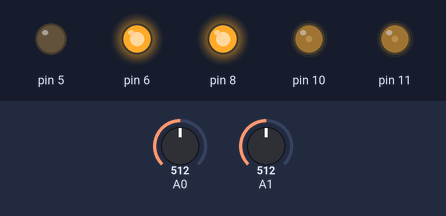
This sketch was run on a simulated Arduino Uno, built with avr-gcc and run on an emulated ATmega328P. On the bench: output pins drawn as LEDs (lit = HIGH). Inputs (shaded band) come from the test bench; at power-on: A0 = 512, A1 = 512.

Above: at 1.2 s.
1.3 s: A0 set to 210
2.8 s: A0 set to 184
At 3.7 s:
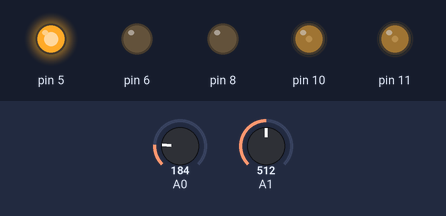
4.3 s: A0 set to 306
At 5.0 s:
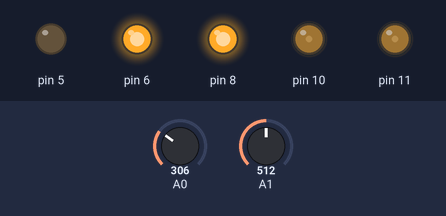
5.9 s: A0 set to 190
At 6.3 s:
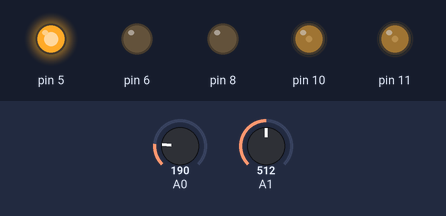
7.5 s: A1 set to 214
9.0 s: A1 set to 187
At 9.9 s:
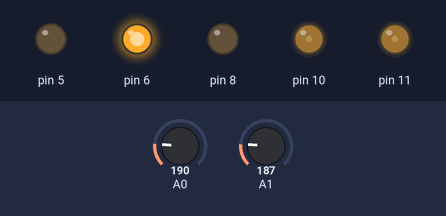
Timing chart, 0 to 11.5 s (numbered marks = the images above; inputs shaded):
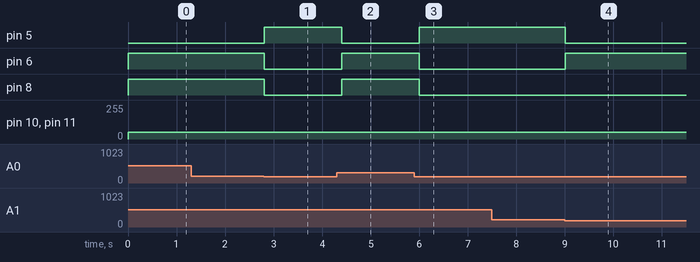

The sketch:

cart-control.ino
```cpp
/*!
 * \brief  Controls the motor through a L293 and the serial monitor.
 */

#include "ir_arduino_driver.h"
#include "motor_arduino_driver.h"

#include<Arduino.h>

/**
 * Driver Inputs
 *   Arduino #6 = Pin #2 on L293, (Driver input)
 *   Arduino #5 = Pin #7 on L293, (Driver input)
 *   Arduino #8 = Pin #10 on L293, (Driver input)
 *   Arduino #7 = Pin #15 on L293, (Driver input)
 * PWM
 *  Arduino #10 = Pin #1 on L293, (1,2EN)
 *  Arduino #11 = Pin #9 on L293, (3,4EN)
 */
Motor_Arduino_Driver motor = Motor_Arduino_Driver(6, 5, 8, 7, 10, 11);
IR_Arduino_Driver ir = IR_Arduino_Driver(A0, A1);
float current_direction = 0.0;
float current_speed     = 0.0;

void setup() {
}

void loop() {
  loop_turn_only_on_detection();
}

void loop_turn_only_on_detection() {
  //int left = ir.readLeft();
  //int right = ir.readRight();

  if (ir.readLeft() > 200) {
    motor.pivotLeft(0.2);
    delay(200); // short time
    return;
  }
  if (ir.readRight() > 200) {
    motor.pivotRight(0.2);
    delay(200); // short time
    return;
  }

  motor.setVelocity(0.0, 0.2); // straight
}
```

ir_arduino_driver.cpp
```cpp
#include "ir_arduino_driver.h"

#include<Arduino.h>

int IR_Arduino_Driver::readLeft() {
  return analogRead(ir_sensor_left);
}
int IR_Arduino_Driver::readRight() {
  return analogRead(ir_sensor_right);
}
IR_Arduino_Driver::IR_Arduino_Driver(int ir_left, int ir_right) {
  ir_sensor_left = ir_left;
  ir_sensor_right = ir_right;

  pinMode(ir_sensor_left, INPUT_PULLUP);
  pinMode(ir_sensor_right, INPUT_PULLUP);
}
bool IR_Arduino_Driver::isLeftBlack() {
  int value = readLeft();
  return value > 60;
}
bool IR_Arduino_Driver::isRightBlack() {
  int value = readRight();
  return value > 60;
}
```

ir_arduino_driver.h
```cpp
#ifndef IR_ARDUINO_DRIVER
#define IR_ARDUINO_DRIVER

/**
 * Infrared sensor driver for the arduino.
 *
 * Allows the user to see if the arduino is over white or black.
 */
class IR_Arduino_Driver {
  private:
    int ir_sensor_left;
    int ir_sensor_right;

  public:
    IR_Arduino_Driver(int ir_left, int ir_right);
    bool isLeftBlack();
    bool isRightBlack();
    int readLeft();
    int readRight();
};

#endif
```

motor_arduino_driver.cpp
```cpp
#include "motor_arduino_driver.h"

#include<Arduino.h>

void Motor_Arduino_Driver::setLeftSpeed(float speed) {
  speed *= 255;
  if (speed < 0) {
    speed = -speed;
    digitalWrite(motor_left_a, LOW);
    digitalWrite(motor_left_b, HIGH);
  } else {
    digitalWrite(motor_left_a, HIGH);
    digitalWrite(motor_left_b, LOW);
  }
  analogWrite(motor_speed_left, speed);
}
void Motor_Arduino_Driver::setRightSpeed(float speed) {
  speed *= 255;
  if (speed < 0) {
    speed = -speed;
    digitalWrite(motor_right_a, LOW);
    digitalWrite(motor_right_b, HIGH);
  } else {
    digitalWrite(motor_right_a, HIGH);
    digitalWrite(motor_right_b, LOW);
  }
  analogWrite(motor_speed_right, speed);
}
Motor_Arduino_Driver::Motor_Arduino_Driver(int left_a, int left_b, int right_b, int right_a, int speed_left, int speed_right) {
  motor_left_a = left_a;
  motor_left_b = left_b;
  motor_right_b = right_b;
  motor_right_a = right_a;
  motor_speed_left = speed_left;
  motor_speed_right = speed_right;

  int outputs[] = {motor_left_a, motor_left_a,
                   motor_left_b, motor_right_b,
                   speed_left, speed_right};

  // Set each of the output pins to OUTPUT
  int length = sizeof(outputs) / sizeof(outputs[0]);
  for (int i = 0; i < length; i++) {
    pinMode(outputs[i], OUTPUT);
  }
}
void Motor_Arduino_Driver::setVelocity(float direction, float speed) {
  int left, right;
  if (direction > 0) {
    left = (1 - (direction));
    right = 1;
  } else {
    left = 1;
    right = (1 - (-direction));
  }

  setLeftSpeed(speed * left);
  setRightSpeed(speed * right);
}
void Motor_Arduino_Driver::pivotLeft(float speed) {
  setLeftSpeed(speed);
  setRightSpeed(-speed);
}

void Motor_Arduino_Driver::pivotRight(float speed) {
  setLeftSpeed(-speed);
  setRightSpeed(speed);
}
```

motor_arduino_driver.h
```cpp
#ifndef MOTOR_ARDUINO_DRIVER
#define MOTOR_ARDUINO_DRIVER

class Motor_Arduino_Driver {
  private:

    int motor_left_a;
    int motor_left_b;

    int motor_right_b;
    int motor_right_a;

    // PWM
    int motor_speed_left;
    int motor_speed_right;

  public:
    /**
     * Sets the speed of the left motor from -1.0 to +1.0
     * -1.0 will put the motor into reverse
     * +1.0 will put the motor moving forward
     */
    void setLeftSpeed(float speed);

    /**
     * Sets the speed of the right motor from -1.0 to +1.0
     * -1.0 will put the motor into reverse
     * +1.0 will put the motor moving forward
     */
    void setRightSpeed(float speed);

    Motor_Arduino_Driver(int left_a, int left_b, int right_b, int right_a, int speed_left, int speed_right);
    /*
     * Direction is from -1.0 to +1.0
     * A direction of -1.0 indicates maximum speed on only left motor
     * A direction of +1.0 indicates maximum speed on only right motor
     */
    void setVelocity(float direction, float speed);
    void pivotLeft(float speed);
    void pivotRight(float speed);
};

#endif
```

Measured:
- the behaviour switches between 201 and 200 on A0 (found by bisection; images 0 and 1)
- the behaviour switches between 201 and 200 on A1 (found by bisection; images 3 and 4)
- after the input at 1.3 s, every drawn part: stays the same
- after the input at 2.8 s, pin 5: LOW → HIGH at once; pin 6, pin 8: HIGH → LOW at once
- after the input at 4.3 s, pin 5: HIGH → LOW after 0.11 s; pin 6, pin 8: LOW → HIGH after 0.11 s
- after the input at 5.9 s, pin 5: LOW → HIGH after 0.11 s; pin 6, pin 8: HIGH → LOW after 0.11 s
- after the input at 7.5 s, every drawn part: stays the same
- after the input at 9.0 s, pin 5: HIGH → LOW at once; pin 6: LOW → HIGH at once
